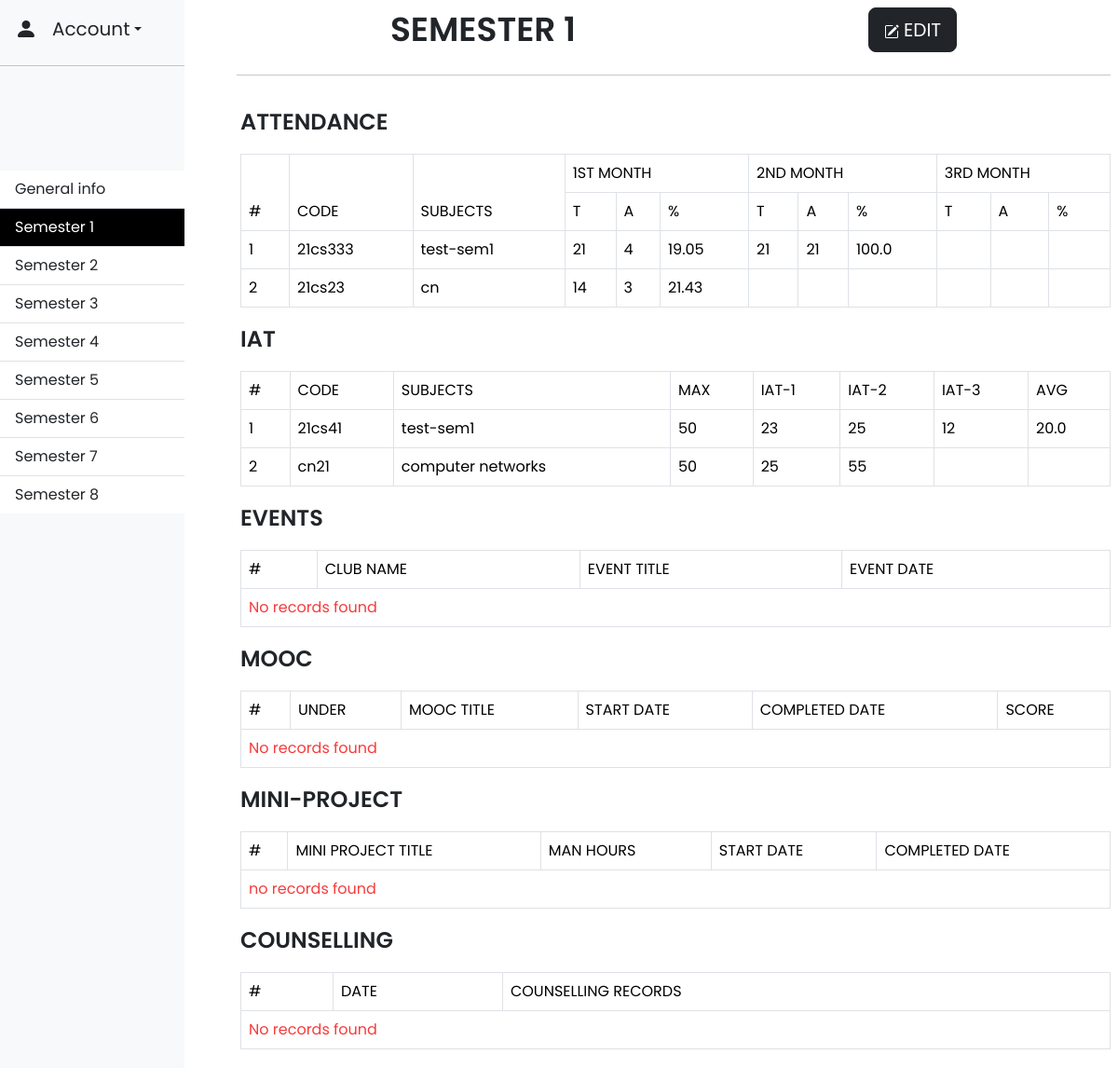
The app's page /semester1 (signed in) with its own data.
### app.py (models this page shows)
class Attendance(db.Model):
    __tablename__ = 'attendance_information'
    id = db.Column(db.Integer, primary_key=True)
    user_id = db.Column(db.Integer, db.ForeignKey('users.id'))
    code = db.Column(db.String(10))
    subject = db.Column(db.String(50))
    t1 = db.Column(db.Integer)
    a1 = db.Column(db.Integer)
    t2 = db.Column(db.Integer)
    a2 = db.Column(db.Integer)
    t3 = db.Column(db.Integer)
    a3 = db.Column(db.Integer)
    semester = db.Column(db.Integer)

class Iat(db.Model):
    _tablename__ = 'iat_information'
    id = db.Column(db.Integer, primary_key=True)
    user_id = db.Column(db.Integer, db.ForeignKey('users.id'))
    code = db.Column(db.String(10))
    subject = db.Column(db.String(50))
    max = db.Column(db.Integer)
    iat1 = db.Column(db.Integer)
    iat2 = db.Column(db.Integer)
    iat3 = db.Column(db.Integer)
    semester = db.Column(db.Integer)

### app.py (the view)
@app.route("/semester<int:semester_number>", methods=['GET'])
@login_required
def semester(semester_number):
    if not (1 <= semester_number <= 8):
        return redirect("/general")
    attendance_records = Attendance.query.filter_by(user_id=session['user_id'], semester=semester_number).all()
    iat_records = Iat.query.filter_by(user_id=session['user_id'], semester=semester_number).all()
    event_records = Event.query.filter_by(user_id=session['user_id'], semester=semester_number).all()
    mooc_records = Mooc.query.filter_by(user_id=session['user_id'], semester=semester_number).all()
    project_records = Project.query.filter_by(user_id=session['user_id'], semester=semester_number).all()
    counselling_records = Counselling.query.filter_by(user_id=session['user_id'], semester=semester_number).all()
    return render_template("semester.html",
                            semester_number=semester_number,
                            attendance_records=attendance_records,
                            iat_records=iat_records,
                            event_records=event_records,
                            mooc_records=mooc_records,
                            project_records=project_records,
                            counselling_records=counselling_records)

### helper.py (called while the page is built)
def login_required(f):
    @wraps(f)
    def decorated_function(*args, **kwargs):
        if session.get("user_id") is None:
            return redirect("/login")
        return f(*args, **kwargs)
    return decorated_function

### templates/semester.html (shortened to what this page needs)
{% extends "layout.html" %}
{% block body %}
<main class="d-flex flex-column ms-md-5 table-responsive g-3 container">
  <div class="d-flex align-items-center justify-content-around ms-0 p-2">
    <h1 class="mb-0 sem-heading">semester {{ semester_number }}</h1>
    <form action="/semester{{ semester_number }}-edit">
      <button type="submit" class="btn btn-dark d-none d-md-block btn-lg">
        EDIT
      </button>
    </form>
  </div>
  <hr>
  <div class="table-responsive ms-1 mt-3">
    <p class="table-headings">attendance</p>
    <div class="table-responsive">
      <table class="table table-bordered mb-0">
        <thead>
            <tr>
                <th rowspan="2">#</th>
                <th rowspan="2">code</th>
                <th rowspan="2">subjects</th>
                <th colspan="3">1st month</th>
                <th colspan="3">2nd month</th>
                <th colspan="3">3rd month</th>
            </tr>
            <tr>
                <th>T</th>
                <th>A</th>
                <th>%</th>
                <th>T</th>
                <th>A</th>
                <th>%</th>
                <th>T</th>
                <th>A</th>
                <th>%</th>
            </tr>
        </thead>
        <tbody id="attendanceTable">
          {% if attendance_records %}
            {% for record in attendance_records %}
              <tr>
                  <td>{{ loop.index}}</td>
                  <td>{{ record.code if record.code else "" }}</td>
                  <td>{{ record.subject if record.subject else "" }}</td>
                  <td>{{ record.t1 if record.t1 else "" }}</td>
                  <td>{{ record.a1 if record.a1 else "" }}</td>
                  <td>{{ ((record.a1 / record.t1) * 100)|round(2) if record.a1 and record.t1 else '' }}</td>
                  <td>{{ record.t2 if record.t2 else "" }}</td>
                  <td>{{ record.a2 if record.a2 else "" }}</td>
                  <td>{{ ((record.a2/ record.t2) * 100)|round(2) if record.a2 and record.t2 else '' }}</td>
                  <td>{{ record.t3 if record.t3 else "" }}</td>
                  <td>{{ record.a3 if record.a3 else "" }}</td>
                  <td>{{ ((record.a3/record.t3) * 100)|round(2) if record.a3 and record.t3 else '' }}</td>
              </tr>
            {% endfor %}
          {% else %}
              <tr>
                <td colspan="100" style="color: #f73b3b;">No records found</td>
              </tr>
          {% endif %}
        </tbody>
    </table>
    </div>
  </div>
  <div class="table-responsive ms-1 mt-3">
    <p class="table-headings">IAT</p>
    <div class="table-responsive">
      <table class="table table-bordered mb-0">
        <thead>
            <tr>
                <th>#</th>
                <th>code</th>
                <th>subjects</th>
                <th>Max</th>
                <th>iat-1</th>
                <th>iat-2</th>
                <th>iat-3</th>
                <th>avg</th>
            </tr>
        </thead>
        <tbody id="iatTable">
          {% if iat_records %}
            {% for record in iat_records %}
              <tr>
                  <td>{{ loop.index }}</td>
                  <td>{{ record.code if record.code else "" }}</td>
                  <td>{{ record.subject if record.subject else "" }}</td>
                  <td>{{ record.max if record.max else "" }}</td>
                  <td>{{ record.iat1 if record.iat1 else "" }}</td>
                  <td>{{ record.iat2 if record.iat2 else "" }}</td>
                  <td>{{ record.iat3 if record.iat3 else "" }}</td>
                  <td>{{ (((record.iat1 + record.iat2 + record.iat3) / 3)|round(2))  if record.iat1 and record.iat2 and record.iat3 else "" }}</td>
              </tr>
            {% endfor %}
          {% else %}
              <tr>
                <td style="color: #f73b3b" colspan="100">no records found</td>
              </tr>
          {% endif %}
        </tbody>
    </table>
    </div>
  </div>
  <div class="table-responsive ms-1 mt-3">
    <p class="table-headings">events</p>
    <div class="table-responsive">
      <table class="table table-bordered mb-0">
        <thead>
          <tr>
            <th>#</th>
            <th>club name</th>
            <th>event title</th>
            <th>event date</th>
          </tr>
        </thead>
        <tbody id="eventsTable">
          {% if event_records %}
            {% for record in event_records %}
              <tr>
                <td>{{ loop.index }}</td>
                <td>{{ record.club_name if record.club_name else "" }}</td>
                <td>{{ record.event_title if record.event_title else "" }}</td>
                <td>{{ record.event_date if record.event_date else "" }}</td>
              </tr>
            {% endfor %}
          {% else %}
              <tr>
                <td style="color:#f73b3b;" colspan="100">No records found</td>
              </tr>
          {% endif %}
        </tbody>
      </table>
    </div>
  </div>
  <div class="table-responsive ms-1 mt-3">
    <p class="table-headings">MOOC</p>
    <div class="table-responsive">
      <table class="table table-bordered mb-0">
        <thead>
          <tr>
            <th>#</th>
            <th>Under</th>
            <th>MOOC title</th>
            <th>start date</th>
            <th>completed date</th>
            <th>score</th>
          </tr>
        </thead>
        <tbody id="moocTable">
          {% if mooc_records %}
            {% for record in mooc_records %}
              <tr>
                <td>{{ loop.index }}</td>
                <td>{{ record.under if record.under else "" }}</td>
                <td>{{ record.title if record.title else "" }}</td>
                <td>{{ record.start_date if record.start_date else "" }}</td>
                <td>{{ record.completed_date if record.completed_date else "" }}</td>
                <td>{{ record.score if record.score else "" }}</td>
              </tr>
            {% endfor %}
          {% else %}
              <tr>
                <td style="color:#f73b3b;" colspan="100">No records found</td>
              </tr>
          {% endif %}
        </tbody>
      </table>
    </div>
  </div>
  <div class="table-responsive ms-1 mt-3">
    <p class="table-headings">Mini-project</p>
    <div class="table-responsive">
      <table class="table table-bordered mb-0">
        <thead>
          <tr>
            <th>#</th>
            <th>Mini project title</th>
            <th>Man hours</th>
            <th>start date</th>
            <th>completed date</th>
          </tr>
        </thead>
        <tbody id="projectTable">
          {% if project_records %}
            {% for record in project_records %}
              <tr>
                <td>{{ loop.index }}</td>
                <td>{{ record.title if record.title else "" }}</td>
                <td>{{ record.man_hours if record.man_hours else "" }}</td>
                <td>{{ record.start_date if record.start_date else "" }}</td>
                <td>{{ record.completed_date if record.completed_date else "" }}</td>
              </tr>
            {% endfor %}
          {% else %}
              <tr>
                <td style="color: #f73b3b;" colspan="100">no records found</td>
              </tr>
          {% endif %}
        </tbody>
      </table>
    </div>
  </div>
  <div class="table-responsive ms-1 mt-3">
    <p class="table-headings">counselling</p>
    <div class="table-responsive">
      <table class="table table-bordered mb-0">
        <thead>
          <tr>
            <th>#</th>
            <th>Date</th>
            <th>counselling records</th>
          </tr>
        </thead>
        <tbody id="counsellingTable">
          {% if counselling_records %}
            {% for record in counselling_records %}
              <tr>
                <td>{{ loop.index }}</td>
                <td>{{ record.date if record.date else "" }}</td>
                <td>{{ record.record if record.record else "" }}</td>
              </tr>
            {% endfor %}
          {% else %}
              <tr>
                <td style="color:#f73b3b;" colspan="100">No records found</td>
              </tr>
          {% endif %}
        </tbody>
      </table>
    </div>
  </div>
</main>
{% endblock %}

### static/css/style.css (style rules this page uses)
* { font-family: "Poppins", sans-serif; font-weight: 400; font-style: normal; }
th { text-transform: uppercase; }
.table-headings { font-weight: 600; text-transform: uppercase; font-size: 24px; }
.sem-heading { font-weight: 600; font-size: 36px; text-transform: uppercase; }
main { margin-bottom: 20px; }

### records on screen
Attendance: code "21cs333", subject "test-sem1", t1 "21", a1 "4", a1+t1 "19.05", t2 "21", a2 "21", a2+t2 "100.0"
Attendance: code "21cs23", subject "cn", t1 "14", a1 "3", a1+t1 "21.43"
Iat: code "21cs41", subject "test-sem1", max "50", iat1 "23", iat2 "25", iat3 "12", iat1+iat2+iat3 "20.0"
Iat: code "cn21", subject "computer networks", max "50", iat1 "25", iat2 "55"

### other values on screen
{{ semester_number }} "1"
